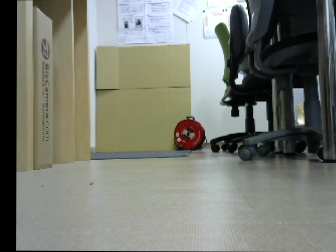
#> input picture img/warped_img.png, 336 x 252 px
$ python comparison.py
#> lines starting #> are read from the running program, lines starting #| are printed output that depends on the picture
import numpy as np
import cv2
from matplotlib import pyplot as plt

#比較画像の読み込み
def Read_img():
    org_img = cv2.imread('img/warped_img.png')
#> org_img is the input picture: shape (252, 336, 3); mean B, G, R 114.7, 123.7, 120.5
    com_img = cv2.imread('img/test5.png')
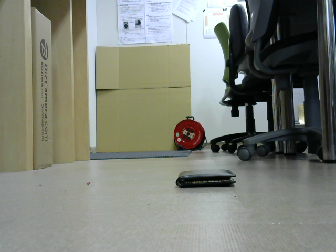
#> input picture img/test5.png, 336 x 252 px
#> com_img is the input picture: shape (252, 336, 3); mean B, G, R 119.3, 129, 124.9
    #色変換
    org_img= cv2.cvtColor(org_img, cv2.COLOR_RGB2BGR)
    com_img= cv2.cvtColor(com_img, cv2.COLOR_RGB2BGR)
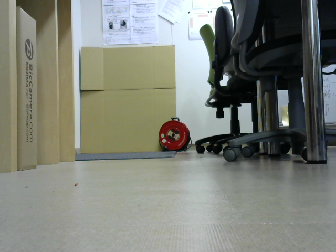
#> input picture img/test3.png, 336 x 252 px
#> further down, org_show_img is the input picture: shape (252, 336, 3); mean B, G, R 120, 128.9, 125.3
    return org_img, com_img

def FeaturePointdetection(org_img, com_img):
    block_size = 2
    kernel_size = 5
    k = 0.02

    #特徴点検出用のグレースケール画像
    gray_org_img = cv2.cvtColor(org_img, cv2.COLOR_RGB2GRAY)
    gray_com_img = cv2.cvtColor(com_img, cv2.COLOR_RGB2GRAY)

    #harris法による特徴点検出
    org_res = cv2.cornerHarris(gray_org_img, block_size, kernel_size, k)
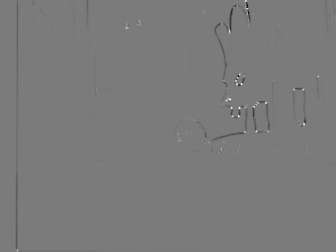
#> org_res: shape (252, 336) float32; min -0.516, max 0.552, mean -0.00135; drawn with min black and max white
    com_res = cv2.cornerHarris(gray_com_img, block_size, kernel_size, k)
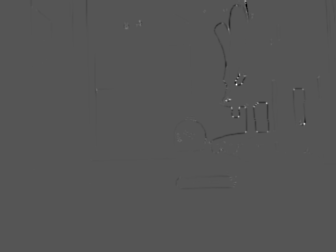
#> com_res: shape (252, 336) float32; min -0.831, max 1.65, mean -0.00106; drawn with min black and max white

    #特徴点の画素の色を赤にする
    org_img[org_res>0.01*org_res.max()] = (255, 0, 0)
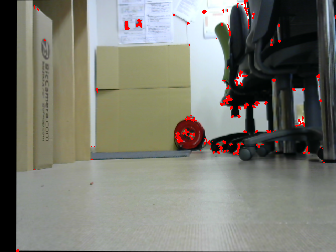
#> org_img: shape (252, 336, 3); mean R, G, B 122, 122.6, 113.6
    com_img[com_res>0.01*com_res.max()] = (255, 0, 0)
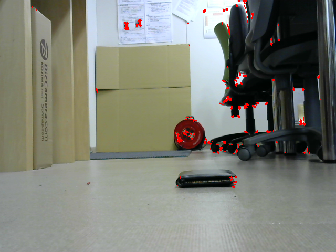
#> com_img: shape (252, 336, 3); mean R, G, B 125.9, 128.1, 118.5

    return org_img, com_img

def Comparison(org_img, com_img):
    org_height, org_width, channels = org_img.shape
#> org_height = 252; org_width = 336; channels = 3
    com_height, com_width, chaneels = com_img.shape
#> com_height = 252; com_width = 336; chaneels = 3
    coordinate = []
    x = 0
    #画像をn×nに分割
    #今回は n = 4
    slice_num = 4
    dh = org_height // slice_num
#> dh = 63
    dw = org_width // slice_num
#> dw = 84
    start_h, start_w = 0,0

    new_org_img = []
    new_com_img = []

    #各画像を分割した各ブロック内の特徴点の数用配列
    org_point_num = []
    com_point_num = []

    org_point, com_point = 0,0
    shape = []
    n = 1

    for i in range(slice_num):
        #print('unko')
        for j in range(slice_num):
            cutted_org_img = org_img[start_h:start_h + dh, start_w:start_w + dw]
            cutted_com_img = com_img[start_h:start_h + dh, start_w:start_w + dw]
            new_org_img.append(cutted_org_img)
            new_com_img.append(cutted_com_img)
            #print(dh,dw)
            #print('j = {}'.format(j))
            for p in range(dh):
                #print('p = {}'.format(p))
                for q in range(dw):
                    #print('q = {}'.format(q))
                    #画素の色が赤か判定
                    if np.all(cutted_org_img[p][q] == [255,0,0]):
                        org_point += 1
                    if np.all(cutted_com_img[p][q] == [255,0,0]):
                        com_point += 1
            org_point_num.append(org_point)
            com_point_num.append(com_point)
            if abs(org_point - com_point) > 40:
                shape.append([start_h, start_w, start_h + dh, start_w + dw])
                print('i = {0}, j = {1}'.format(i,j))
            org_point, com_point = 0,0
            start_w += dw

        start_h += dh
        start_w = 0
#> after the loop, com_point_num = [4, 56, 79, 25, 0, 7, 155, 78, 0, 0, 171, 34, 0, 0, 0, 0]; new_com_img = 16 items; new_org_img = 16 items; org_point_num = [11, 64, 111, 41, 0, 8, 210, 113, 1, 4, 214, 64, 8, 0, 0, 0]; shape = [[63, 168, 126, 252], [126, 168, 189, 252]]; start_h = 252

    for i in range(len(shape)):
        after_img = cv2.rectangle(com_img, (shape[i][1], shape[i][0]), (shape[i][3], shape[i][2]), (255,0,0))
#> this loop made 2 passes
#> pass 2, in Comparison, `after_img = cv2.rectangle(com_img, (shape[i][1], shape[i][0]), (shape[..`:
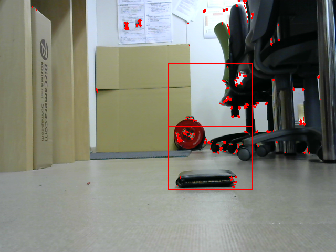
#> after_img: shape (252, 336, 3); mean R, G, B 126.8, 127.5, 117.9

    return after_img

if __name__ == "__main__":
    org_img, com_img = Read_img()

    print('unko')

    org_show_img = cv2.imread('img/test3.png')
    org_show_img= cv2.cvtColor(org_show_img, cv2.COLOR_RGB2BGR)

    plt.figure(figsize = (16,8))
    plt.subplot(221)
    plt.title('Original_image')
    plt.imshow(org_show_img)

    plt.subplot(222)
    plt.title('Comparison_image')
    plt.imshow(com_img)

    point_org_img, point_com_img = FeaturePointdetection(org_img, com_img)

    after_img = Comparison(point_org_img, point_com_img)

    plt.subplot(223)
    plt.imshow(point_org_img)

    plt.subplot(224)
    plt.imshow(after_img)

    '''
    org_img= cv2.cvtColor(org_img, cv2.COLOR_BGR2RGB)
    com_img= cv2.cvtColor(com_img, cv2.COLOR_BGR2RGB)
    cv2.imwrite('img/result_1.png', org_img)
    cv2.imwrite('img/result_2.png', com_img)
    '''

    plt.show()
